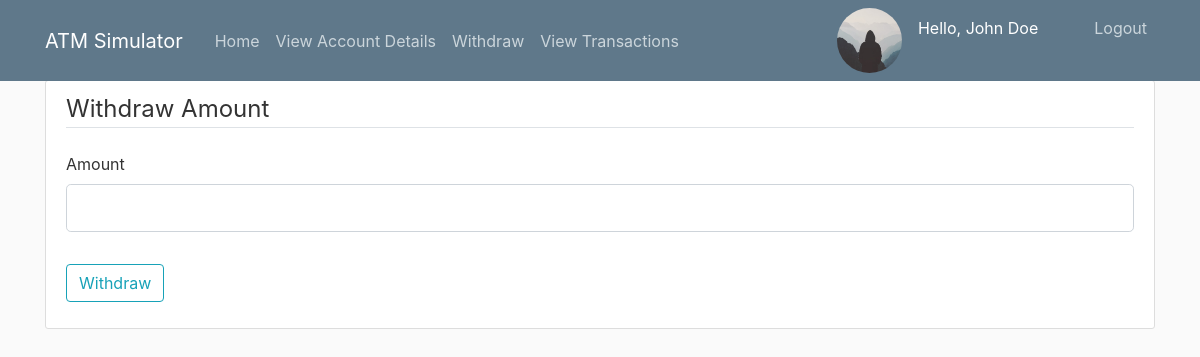
Screenshot of /withdraw (signed in) with the database file from the repository.
### atm/models.py (models this page shows, shortened)
class User(db.Model, UserMixin):
    id = db.Column(db.Integer, primary_key = True)
    name = db.Column(db.String(50), nullable = False)
    account_number = db.Column(db.String(11), unique = True, nullable = False)
    account_balance = db.Column(db.Numeric, unique = True, nullable = False)
    profile_pic = db.Column(db.String(20), nullable = False, default = 'default.jpg')
    pin = db.Column(db.String(60), unique = True, nullable = False)
    type_acc = db.Column(db.String(7), nullable = False)
    transactions = db.relationship('Transaction', backref = 'user', lazy = True)

### atm/routes.py (the view, shortened to what this page needs)
@app.route("/withdraw", methods = ["GET", "POST"])
@login_required
def withdraw():
    form = WithdrawForm()
    return render_template('withdraw.html', title='Withdraw Amount',
                           form=form, legend='Withdraw Amount')

### atm/forms.py (shortened to what this page needs)
class WithdrawForm(FlaskForm):
    amount = DecimalField('Amount', validators=[DataRequired()])
    submit = SubmitField('Withdraw')

### atm/models.py (called while the page is built)
@login_manager.user_loader
def load_user(user_id):
    return User.query.get(int(user_id))

### atm/templates/withdraw.html (shortened to what this page needs)
{% extends "layout.html" %}
{% block content %}
<div class="content-section">
    <form method="POST" action="">
        <fieldset class="form-group">
            <legend class="border-bottom mb-4">{{ legend }}</legend>
            <div class="form-group">
                {{ form.amount.label(class="form-control-label") }}
                {% if form.amount.errors %}
                    {{ form.amount(class="form-control form-control-lg is-invalid") }}
                    <div class="invalid-feedback">
                        {% for error in form.amount.errors %}
                            <span>{{ error }}</span>
                        {% endfor %}
                    </div>
                {% else %}
                    {{ form.amount(class="form-control form-control-lg") }}
                {% endif %}
            </div>
        </fieldset>
        <div class="form-group">
            {{ form.submit(class="btn btn-outline-info") }}
        </div>
    </form>
</div>
{% endblock content %}

### atm/templates/layout.html (shortened to what this page needs)
<!DOCTYPE html>
<html lang="en">
<head>
    <link rel="stylesheet" href="https://cdn.jsdelivr.net/npm/bootstrap@4.4.1/dist/css/bootstrap.min.css">
    <link rel = "stylesheet" type = "text/css" href = "{{url_for('static', filename = 'main.css')}}">
</head>
<body>
    <header class="site-header">
        <nav class="navbar navbar-expand-md navbar-dark bg-steel fixed-top">
            <div class="container">
                <a class="navbar-brand mr-4" href="/">ATM Simulator</a>
                <div class="collapse navbar-collapse" id="navbarToggle">
                    <div class="navbar-nav mr-auto">
                        <a class="nav-item nav-link" href="{{ url_for('home') }}">Home</a>
                        {% if current_user.is_authenticated %}
                            <a class="nav-item nav-link" href="{{ url_for('account') }}">View Account Details</a>
                            <a class="nav-item nav-link" href="{{ url_for('withdraw') }}">Withdraw</a>
                            <a class="nav-item nav-link" href="{{ url_for('view_transactions') }}">View Transactions</a>
                        {% endif %}
                    </div>
                    <div class="navbar-nav">
                        {% if current_user.is_authenticated %}
                            <div class = "mr-5 d-flex">
                                <img class = "rounded-circle profile-img" src = "{{url_for('static', filename = 'profile_pics/' + current_user.profile_pic)}}">
                                <p class = "mt-2 text-white">Hello, {{current_user.name}}</p>
                            </div>
                            <a class="nav-item nav-link" href="{{ url_for('logout') }}">Logout</a>
                        {% else %}
                            <a class="nav-item nav-link" href="{{ url_for('login') }}">Login</a>
                        {% endif %}
                    </div>
                </div>
            </div>
        </nav>
    </header>
    <div class = "container">
        {% block content %}{% endblock %}
    </div>
</body>
</html>

### atm/static/main.css (style rules this page uses)
body { background: #fafafa; color: #333333; margin-top: 5rem; }
.bg-steel { background-color: #5f788a; }
.site-header .navbar-nav .nav-link { color: #cbd5db; }
.content-section { background: #ffffff; padding: 10px 20px; border: 1px solid #dddddd; border-radius: 3px; margin-bottom: 20px; }
.profile-img { height: 65px; width: 65px; margin-right: 16px; }

### rows the page displays
User: profile_pic (picture), name "John Doe"

### other values shown
{{ legend }} "Withdraw Amount"
